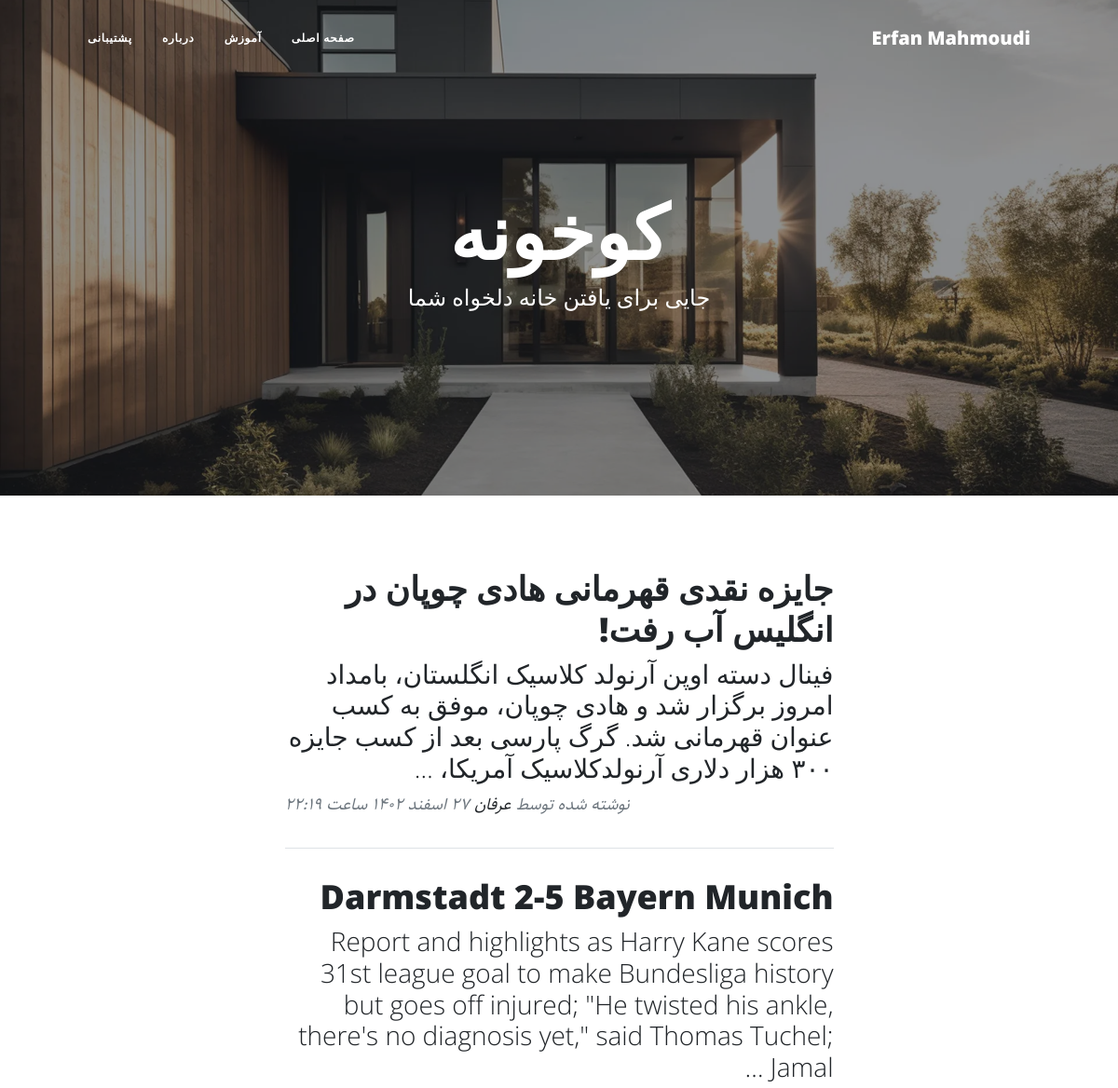
The app's page / (upper part), older data.
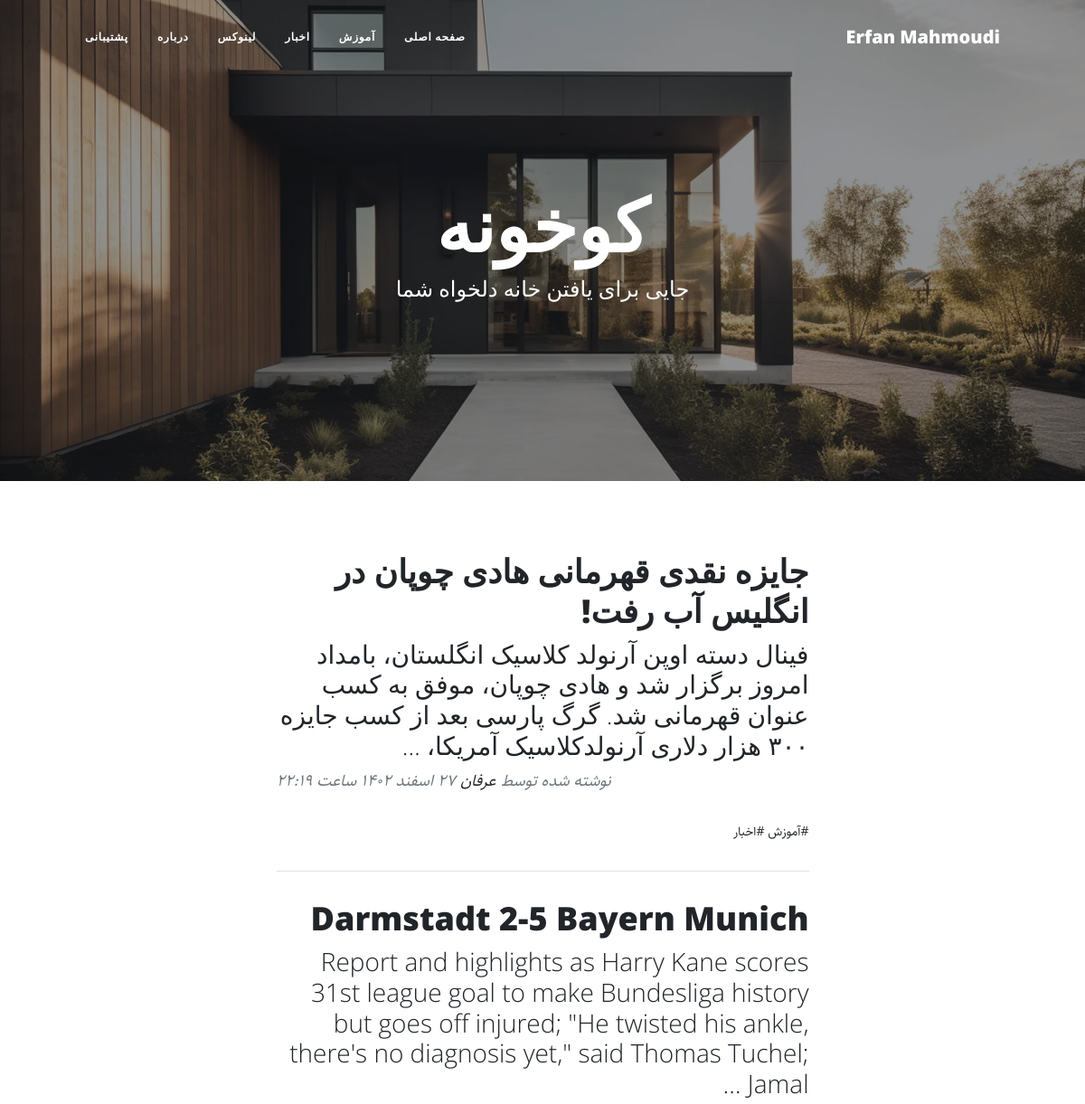
The same page, newer data.
### blog/models.py (models this page shows, shortened)
class category(models.Model):
    title = models.CharField(max_length= 200, verbose_name = "عنوان دسته‌بندی")
    slug = models.SlugField (max_length = 100, unique=True, verbose_name = "آدرس دسته‌بندی")
    status = models.BooleanField(default = True, verbose_name = "آیا نمایش داده شود؟")
    position = models.IntegerField(verbose_name = "پوزیشن")
    class Meta(object):
        verbose_name = "دسته‌بندی"
        verbose_name_plural = "دسته‌بندی ها"
        ordering = ['position']

class Article(models.Model):
    STATUS_CHOICES = (
    ('d', 'پیش نویس'),
    ('p', 'منتشر شده'),
    )
    title = models.CharField(max_length= 200, verbose_name = "عنوان مقاله")
    slug = models.SlugField (max_length = 100, unique=True, verbose_name = "آدرس مقاله")
    category = models.ManyToManyField(category, verbose_name = "دسته‌بندی", related_name = "articles")
    description = models.TextField (verbose_name = "محتوا")
    thumbnail = models.ImageField (upload_to="images", verbose_name = " تصویر")
    publish = models.DateTimeField (default = timezone.now, verbose_name = "زمان انتشار")
    created = models.DateTimeField (auto_now_add = True, verbose_name = "زمان ساخت")
    updated = models.DateTimeField (auto_now = True)
    status = models.CharField (max_length = 1, choices = STATUS_CHOICES, verbose_name = "وضعیت")
    class Meta(object):
        verbose_name = "مقاله"
        verbose_name_plural = "مقاله ها"
    def jpublish(self):
        return jalali_convertor(self.publish)
    jpublish.short_description = "زمان انتشار"
    def category_published(self):
        return self.category.filter(status = True)
    objects = ArticleManager()

### blog/views.py (the view)
# urls.py: 2. Add a URL to urlpatterns:  path('', views.home, name='home')
def home (request):
    context = {
        "articles" : Article.objects.filter(status="p").order_by('-publish'),
    }
    return render (request, "blog/home.html", context)

### blog/templatetags/base_tags.py (called while the page is built)
@register.simple_tag
def name():
    return "Erfan Mahmoudi"

@register.inclusion_tag("blog/partials/category_navbar.html")
def category_navbar():
    return {
            "category" : category.objects.filter(status=True)
    }

### extentions/jalali.py (called while the page is built)
    def persian_tuple(self):
        return self.persian_year, self.persian_month, self.persian_day

### extentions/utils.py (called while the page is built)
def persian_numbers_convertor(mystr):
    numbers = {
    "0" : "۰",
    "1" : "۱",
    "2" : "۲",
    "3" : "۳",
    "4" : "۴",
    "5" : "۵",
    "6" : "۶",
    "7" : "۷",
    "8" : "۸",
    "9" : "۹",
    }
    for e,p in numbers.items():
        mystr = mystr.replace(e, p)
    return mystr

### blog/templates/blog/home.html (shortened to what this page needs)
{%extends 'blog/base.html'%}
{% load static %}
{% block main %}
<header class="masthead" style="background-image: url('{% static "blog/assets/img/Jewkes-Design_Black-Modern-House.jpg" %}')">
    <div class="container position-relative px-4 px-lg-5">
        <div class="row gx-4 gx-lg-5 justify-content-center">
            <div class="col-md-10 col-lg-8 col-xl-7">
                <div class="site-heading">
                    <h1>کوخونه</h1>
                    <span class="subheading">جایی برای یافتن خانه دلخواه شما</span>
                </div>
            </div>
        </div>
    </div>
</header>
<div class="container px-4 px-lg-5">
    <div class="row gx-4 gx-lg-5 justify-content-center">
        <div class="col-md-10 col-lg-8 col-xl-7">
            {% for article in articles %}
            <div class="post-preview">
                <a href="{% url 'blog:detail' article.slug %}">
                    <h2 class="post-title">{{article.title}}</h2>
                    <h3 class="post-subtitle">{{article.description|truncatewords:30}}</h3>
                </a>
                <p class="post-meta">
                    نوشته شده توسط
                    <a href="#!">عرفان</a>
                    {{article.jpublish}}
                    <div class="">
                      {% for cat in article.category_published.all %}
                      <a href="{% url 'blog:category' cat.slug %}">#{{cat.title}}</a>
                      {% endfor %}
                    </div>
                </p>
            </div>
            <hr class="my-4" />
            {% endfor %}
        </div>
    </div>
</div>
{% endblock %}

### blog/templates/blog/partials/category_navbar.html
<div class="collapse navbar-collapse" id="navbarResponsive">
    <ul class="navbar-nav ms-auto py-4 py-lg-0">
        <li class="nav-item"><a class="nav-link px-lg-3 py-3 py-lg-4" href="{% url 'blog:home' %}">صفحه اصلی</a></li>
        {% for cat in category %}
        <li class="nav-item"><a class="nav-link px-lg-3 py-3 py-lg-4" href="{% url 'blog:category' cat.slug %}">{{cat.title}}</a></li>
        {% endfor %}
        <li class="nav-item"><a class="nav-link px-lg-3 py-3 py-lg-4" href="{% url 'blog:about' %}">درباره</a></li>
        <li class="nav-item"><a class="nav-link px-lg-3 py-3 py-lg-4" href="{% url 'blog:contact' %}">پشتیبانی</a></li>
    </ul>
</div>

Row changes from the older to the newer data that the page shows:
added category: title "اخبار"
added category: title "لینوکس"
changed Article "جایزه نقدی قهرمانی هادی چوپان در انگلیس آب رفت!": gains category (title "آموزش")
